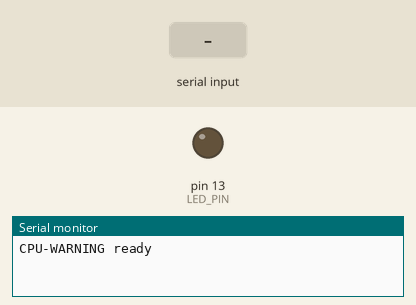
A sketch run on a simulated Arduino Uno, built with avr-gcc and run on an emulated ATmega328P. On the bench: output pins drawn as LEDs (lit = HIGH), the last lines printed to the serial monitor. Inputs (shaded band) come from the test bench.

Above: at 1.2 s.
1.3 s: "CPU 67\n" received over Serial
At 2.4 s:
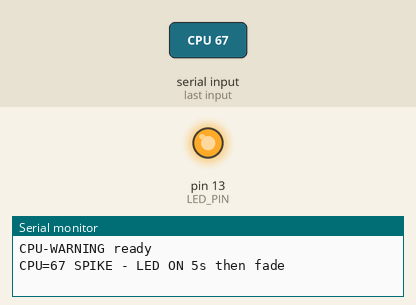
2.8 s: ".\n" received over Serial
4.3 s: "30,150\n" received over Serial
At 6.71 s:
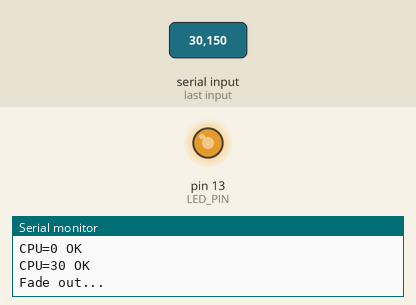
7.3 s: "5\n" received over Serial
At 7.32 s:
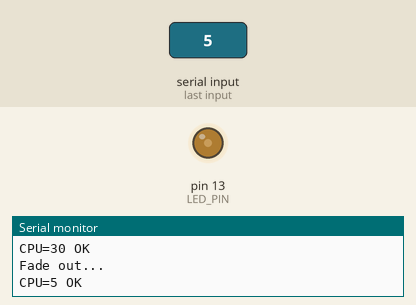
Timing chart, 0 to 10.3 s (numbered marks = the images above; inputs shaded):
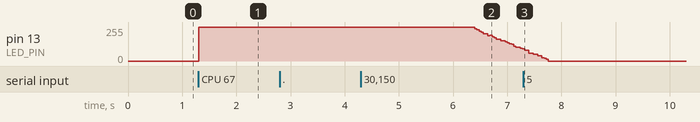

Measured:
- after the input at 1.3 s, pin 13 (LED_PIN): 0/255 → 255/255 at once

The sketch:

cpu-warning.ino
```cpp
/*
  CPU Warning Light
  -----------------
  Listens on Serial (9600 baud) for a CPU usage number, e.g. "67" or "CPU 67".

  When CPU spikes above 60%:
    1) LED turns FULL ON immediately
    2) Stays full ON for 5 seconds
    3) Fades OUT smoothly over 1.5 seconds
    4) If CPU is still above 60%, the cycle repeats

  Pin 13 (onboard LED) has NO hardware PWM on Uno, so fade uses software PWM.
  If no data arrives for 3 seconds, LED turns OFF (safe fallback).
*/

const int LED_PIN = LED_BUILTIN; // pin 13 on Uno
const int THRESHOLD = 60;        // percent CPU
const unsigned long HOLD_MS = 5000;         // full-on time after a spike
const unsigned long FADE_MS = 1500;         // fade-out time
const unsigned long SERIAL_TIMEOUT_MS = 3000;
const unsigned long PWM_PERIOD_MS = 20;     // ~50 Hz software PWM
const unsigned long REPEAT_GAP_MS = 150;    // pause before next cycle if still high

char lineBuf[32];
byte lineLen = 0;

enum WarnPhase {
  PHASE_OFF,
  PHASE_SOLID,   // full brightness for HOLD_MS
  PHASE_FADE,    // ramp down over FADE_MS
  PHASE_GAP      // brief pause before repeating while CPU still high
};

WarnPhase phase = PHASE_OFF;
unsigned long phaseStartMs = 0;
unsigned long lastDataMs = 0;
bool prevWarn = false;
bool sawData = false;

void setup() {
  pinMode(LED_PIN, OUTPUT);
  digitalWrite(LED_PIN, LOW);
  Serial.begin(9600);
  Serial.println(F("CPU-WARNING ready"));
}

void startSolid() {
  phase = PHASE_SOLID;
  phaseStartMs = millis();
  digitalWrite(LED_PIN, HIGH);
}

int parseCpuPercent(const char *buf) {
  const char *p = buf;
  while (*p) {
    if ((*p >= '0' && *p <= '9') || *p == '.') {
      return (int)atof(p);
    }
    p++;
  }
  return -1;
}

void handleLine(char *buf) {
  int cpu = parseCpuPercent(buf);
  if (cpu < 0) return;

  lastDataMs = millis();
  sawData = true;

  bool warn = cpu > THRESHOLD;
  bool rising = warn && !prevWarn;
  prevWarn = warn;

  // New spike (OK -> WARN): always start a fresh 5s + fade cycle
  if (rising) {
    startSolid();
    Serial.print(F("CPU="));
    Serial.print(cpu);
    Serial.println(F(" SPIKE - LED ON 5s then fade"));
    return;
  }

  Serial.print(F("CPU="));
  Serial.print(cpu);
  Serial.println(warn ? F(" WARN") : F(" OK"));
}

void serviceLed(unsigned long now) {
  switch (phase) {
    case PHASE_OFF:
      digitalWrite(LED_PIN, LOW);
      // CPU still high after a finished cycle: repeat warning
      if (prevWarn && sawData && (now - lastDataMs) < SERIAL_TIMEOUT_MS) {
        startSolid();
      }
      break;

    case PHASE_SOLID:
      digitalWrite(LED_PIN, HIGH);
      if (now - phaseStartMs >= HOLD_MS) {
        phase = PHASE_FADE;
        phaseStartMs = now;
        Serial.println(F("Fade out..."));
      }
      break;

    case PHASE_FADE: {
      unsigned long elapsed = now - phaseStartMs;
      if (elapsed >= FADE_MS) {
        digitalWrite(LED_PIN, LOW);
        phase = prevWarn ? PHASE_GAP : PHASE_OFF;
        phaseStartMs = now;
        if (!prevWarn) {
          Serial.println(F("Fade done LED=OFF"));
        }
        break;
      }
      // Brightness 255 -> 0 over FADE_MS
      int bright = 255 - (int)((255UL * elapsed) / FADE_MS);
      unsigned long onTime = ((unsigned long)bright * PWM_PERIOD_MS) / 255;
      unsigned long periodPos = now % PWM_PERIOD_MS;
      digitalWrite(LED_PIN, (periodPos < onTime) ? HIGH : LOW);
      break;
    }

    case PHASE_GAP:
      digitalWrite(LED_PIN, LOW);
      if (!prevWarn) {
        phase = PHASE_OFF;
      } else if (now - phaseStartMs >= REPEAT_GAP_MS) {
        startSolid(); // still spiked: start next 5s cycle
      }
      break;
  }
}

void loop() {
  while (Serial.available()) {
    char c = Serial.read();
    if (c == '\n' || c == '\r') {
      if (lineLen > 0) {
        lineBuf[lineLen] = '\0';
        handleLine(lineBuf);
        lineLen = 0;
      }
    } else if (lineLen < sizeof(lineBuf) - 1) {
      lineBuf[lineLen++] = c;
    }
  }

  // Read time AFTER serial so lastDataMs is never "in the future"
  unsigned long now = millis();

  // Safe fallback: PC stopped sending -> LED off
  if (sawData && (now - lastDataMs > SERIAL_TIMEOUT_MS) && phase != PHASE_OFF) {
    phase = PHASE_OFF;
    prevWarn = false;
    digitalWrite(LED_PIN, LOW);
    Serial.println(F("TIMEOUT LED=OFF"));
  }

  serviceLed(now);
}
```
